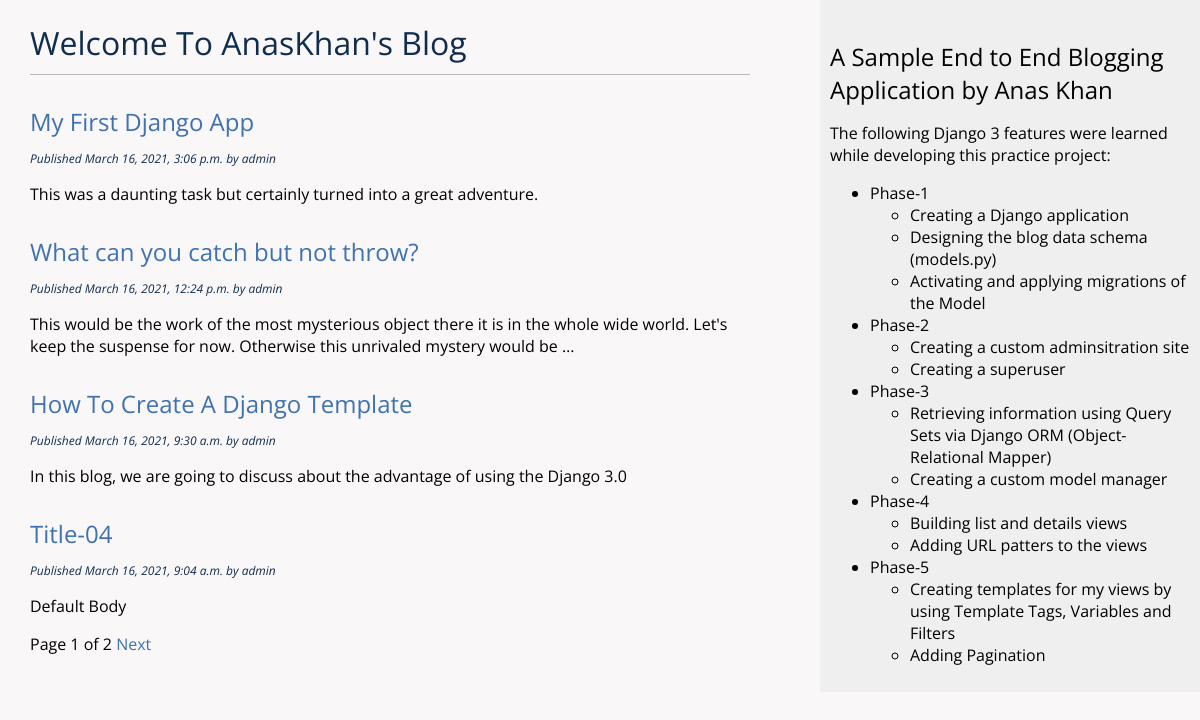
Screenshot of /blog/ with the database file from the repository.
### blog/models.py (models this page shows, shortened)
class Post (models.Model):
    STATUS_CHOICES = (
        ('draft', 'Draft'),
        ('published', 'Published'),
    )
    title = models.CharField(max_length=250)
    slug = models.SlugField(max_length=250,
                            unique_for_date='publish')
    author = models.ForeignKey(User,
                               on_delete=models.CASCADE,
                               related_name = 'blog_posts'
    )
    body = models.TextField(default='Default Body')
    publish = models.DateTimeField(default=timezone.now)
    created = models.DateTimeField(auto_now_add=True)
    updated = models.DateTimeField(auto_now=True)
    satus = models.CharField(max_length=10,
                             choices=STATUS_CHOICES,
                             default='draft')
    objects = models.Manager() # The default manager.
    objects_published = PublishedManager() #my custom manager
    class Meta:
        ordering = ('-publish',)
    def get_absolute_url(self):
        return reverse('blog:post_detail',
                       args=[self.publish.year,
                             self.publish.month,
                             self.publish.day,
                             self.slug])

### blog/views.py (the view)
# urls.py: path('', views.post_list, name='post_list'),
def post_list(request):
    object_list = Post.objects_published.all()
    paginator = Paginator(object_list, 4) # 4 posts in each page
    page = request.GET.get('page')
    try:
        posts = paginator.page(page)
    except PageNotAnInteger:
        posts = paginator.page(1)
    except EmptyPage:
        posts = paginator.page(paginator.num_pages)
    return render(request,
                  'blog/post/list.html',
                  {'posts':posts})

### blog/models.py (called while the page is built)
    def get_queryset(self):
        return super().get_queryset().filter(satus='published')

### blog/templates/blog/post/list.html (shortened to what this page needs)
{% extends "blog/base.html" %}
{% block content %}
    <h1>Welcome To AnasKhan's Blog</h1>
        {% for post in posts %}
            <h2>
                <a href="{{ post.get_absolute_url }}">
                    {{post.title}}
                </a>
            </h2>
            <p class="date">
                Published {{ post.publish }} by {{ post.author }}
            </p>
            {{post.body | truncatewords:30 | linebreaks }}
        {% endfor %}
        {% include "pagination.html" with page=posts %}
{% endblock %}

### blog/static/css/blog.css (style rules this page uses)
body { margin:0; padding:0; font-family: 'Open Sans', sans-serif; background: #f9f7f7; }
a { color: #3f72af; text-decoration: none; }
h1 { font-weight: normal; border-bottom: 1px solid #bbb; padding: 0 0 10px 0; color: #112d4e; }
h2 { font-weight: normal; margin: 30px 0 0; }
p.date { color: #112d4e; font-family: 'Open Sans', sans-serif; font-size: 12px; font-style: italic; }

### rows the page displays
Post: title "My First Django App", publish "March 16, 2021, 3:06 p.m.", author "admin", body "This was a daunting task but certainly turned into a great adventure."
Post: title "What can you catch but not throw?", publish "March 16, 2021, 12:24 p.m.", author "admin", body "This would be the work of the most mysterious object there it is in the whole wide world. Let's keep the suspense for now. Otherwise this unrivaled mystery would be …"
Post: title "How To Create A Django Template", publish "March 16, 2021, 9:30 a.m.", author "admin", body "In this blog, we are going to discuss about the advantage of using the Django 3.0"
Post: title "Title-04", publish "March 16, 2021, 9:04 a.m.", author "admin", body "Default Body"

### other values shown
{{ page.number }} "1"
{{ page.paginator.num_pages }} "2"
